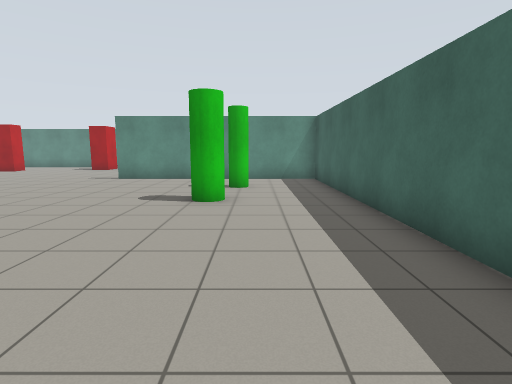
View 1 (above)

19 first-person views from a walk through a world built for the Gazebo simulator. The camera is 1.2 m above the floor, tilts 8° down and sees 80° across. The lines on the ground mark 1 m squares. The floor is counted in squares, 1 m on a side. Each view is taken from the middle of a square. On the plan, view 1 faces up. The plan holds only what a view shows up to about 13 squares ahead; the rest is blank.

View 2
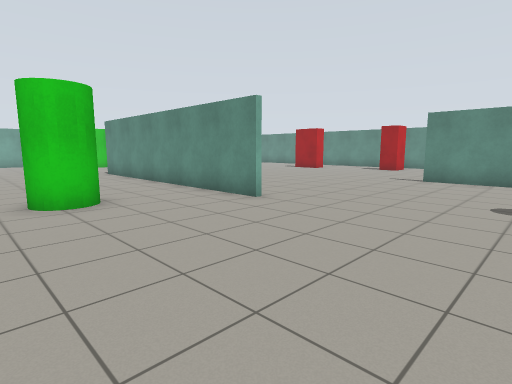

View 3
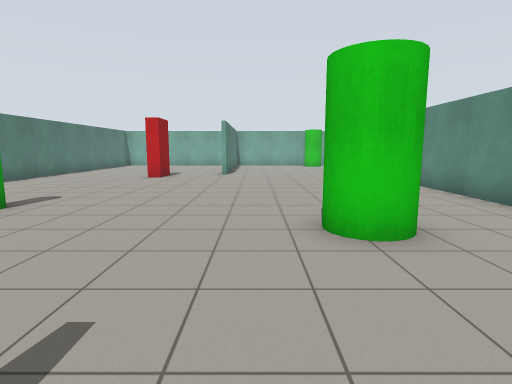

View 4
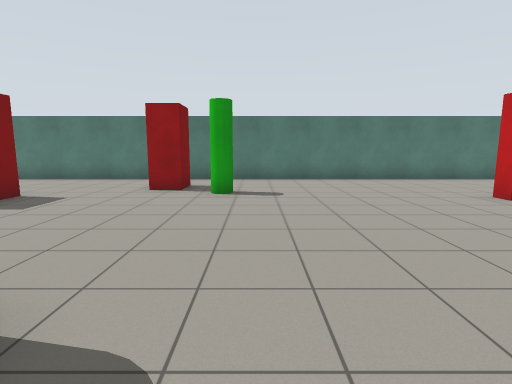

View 5
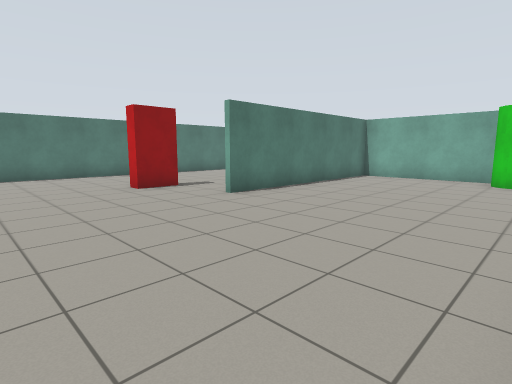

View 6
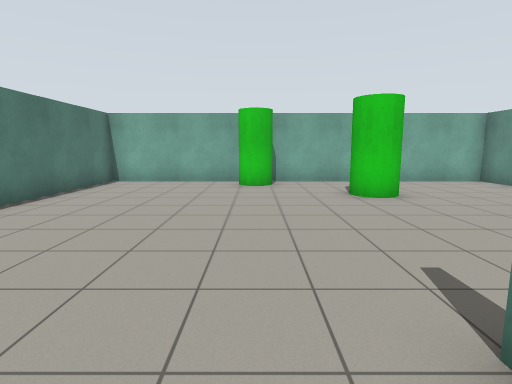

View 7
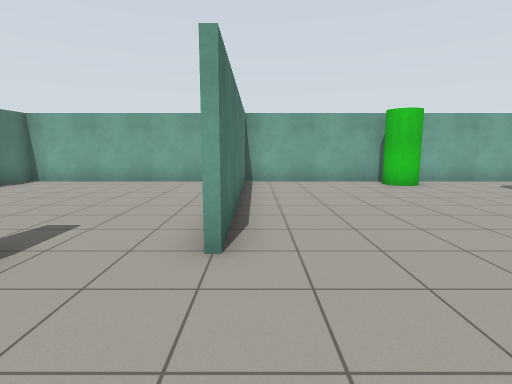

View 8
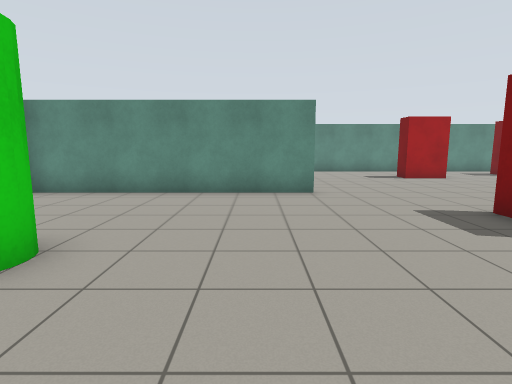

View 9
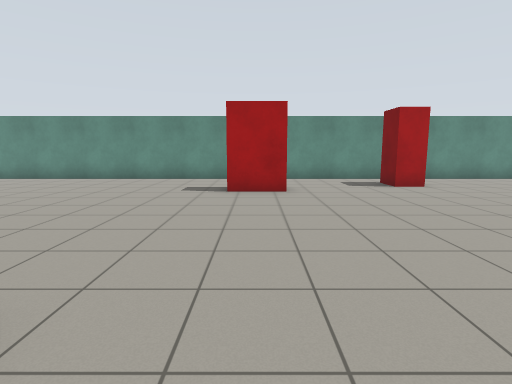

View 10
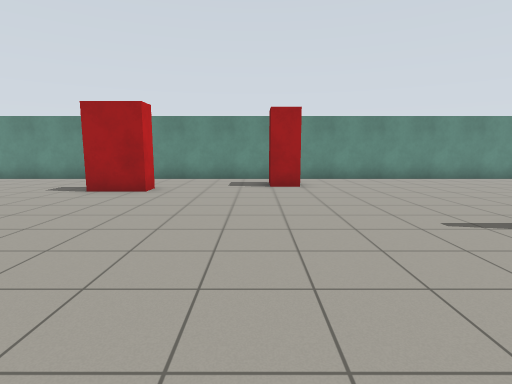

View 11
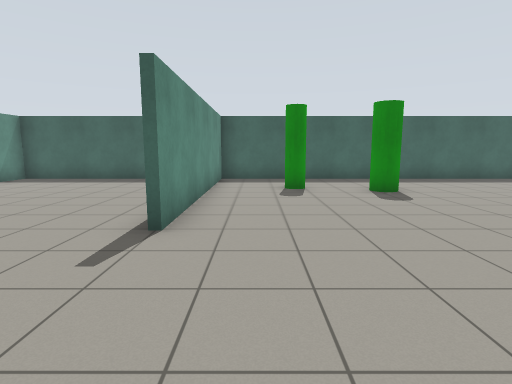

View 12
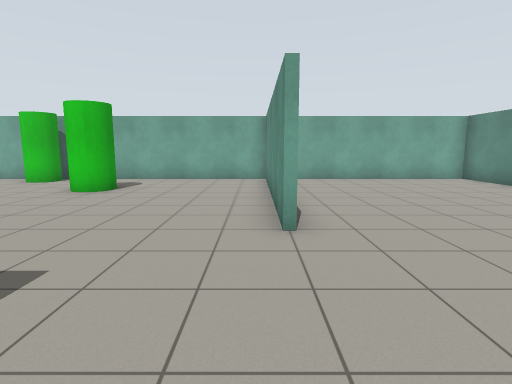

View 13
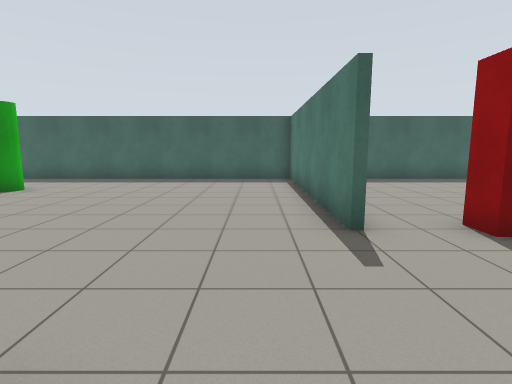

View 14
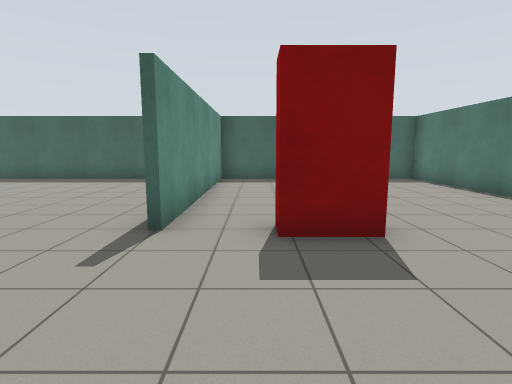

View 15
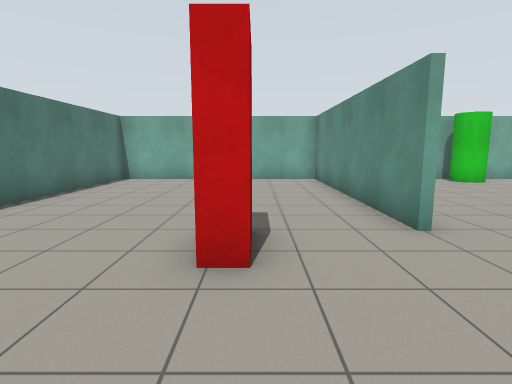

View 16
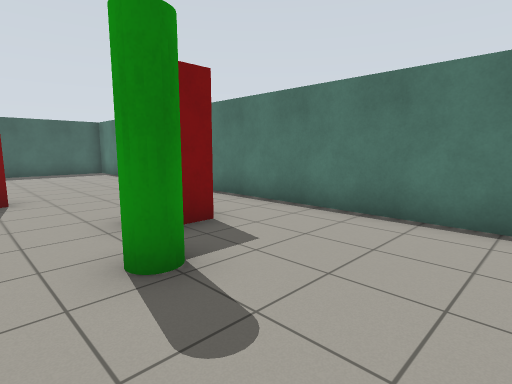

View 17
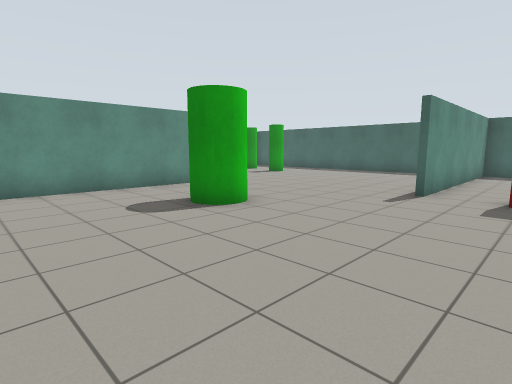

View 18
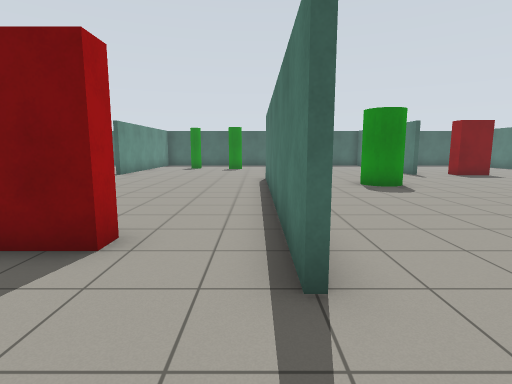

View 19
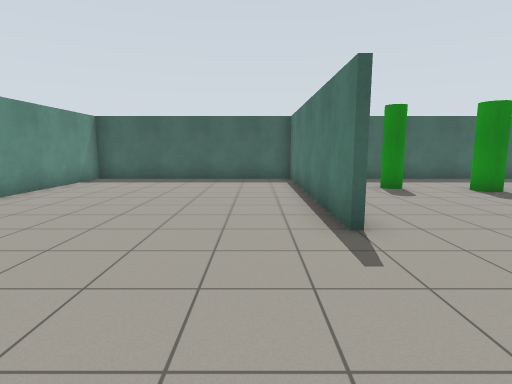

### Floor plan
Points are (right, up) in squares from view 1. A wall is a line through its corners. A room is listed if a view was taken in it or the views show most of it. See-through windows are left out.
Room 1 (views 1, 2, 3, 4, 5, 6, 7, 8, 9, 10, 11, 12, 13, 14, 15, 16, 17, 18, 19)
walls: (-17.6, 5.6) (-7.8, 5.6); (-7.4, 5.4) (-15.3, 5.4); (-19.4, -1.6) (-27.5, -1.6); (-19.4, 12.4) (-27.4, 12.4) (-27.4, -9.4) (2.4, -9.4) (2.4, 20.4) (-27.4, 20.4) (-27.4, 13.6); (-5.6, -1.4) (2.4, -1.4); (-5.6, 12.6) (2.4, 12.6); (-27.5, -1.4) (-19.4, -1.4); (2.5, -1.6) (-5.6, -1.6); (2.5, 12.4) (-5.6, 12.4)
objects: green cylinder (-27, 4) to (-26, 4); green cylinder (-24, 7) to (-24, 8); red box (-19, -4) to (-18, -4); red box (-16, 8) to (-16, 9); red box (-15, 17) to (-13, 17); green pole (-11, -5); red box (-10, -7) to (-9, -6); green cylinder (-10, 1) to (-9, 2); red box (-9, 18) to (-9, 19); red box (-6, -5) to (-5, -4); green cylinder (-1, 7); green cylinder (-1, 10) to (0, 10)

Positions as (right, up) in squares from view 1, and headings:
1: (0, 0), facing up
2: (-2, 0), facing up-left
3: (-5, 0), facing left
4: (-12, 3), facing down
5: (-14, 5), facing down-left
6: (-16, 4), facing left
7: (-16, -1), facing left
8: (-21, 4), facing up
9: (-14, 8), facing up
10: (-10, 8), facing up
11: (-10, 11), facing right
12: (-15, 12), facing left
13: (-10, 0), facing right
14: (-10, -3), facing right
15: (-15, -4), facing left
16: (-14, -4), facing down-right
17: (-14, -4), facing up-right
18: (-20, 6), facing right
19: (-10, 14), facing right
